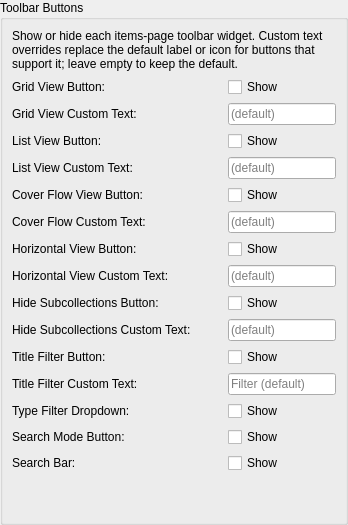
<?xml version="1.0" encoding="UTF-8"?>
<ui version="4.0">
 <class>ToolbarPanel</class>
 <widget class="QWidget" name="ToolbarPanel">
  <layout class="QVBoxLayout" name="rootLayout">
   <property name="leftMargin"><number>0</number></property>
   <property name="topMargin"><number>0</number></property>
   <property name="rightMargin"><number>0</number></property>
   <property name="bottomMargin"><number>0</number></property>
   <item>
    <widget class="QGroupBox" name="toolbarGroupBox">
     <property name="title"><string>Toolbar Buttons</string></property>
     <layout class="QVBoxLayout" name="toolbarGroupBoxLayout">
      <item>
       <widget class="QLabel" name="toolbarHelpLabel">
        <property name="wordWrap"><bool>true</bool></property>
        <property name="text"><string>Show or hide each items-page toolbar widget. Custom text overrides replace the default label or icon for buttons that support it; leave empty to keep the default.</string></property>
       </widget>
      </item>
      <item>
       <!-- Each button entry split into separate visibility checkbox row and custom text row. -->
       <layout class="QFormLayout" name="toolbarFormLayout">
        <property name="horizontalSpacing"><number>16</number></property>
        <property name="verticalSpacing"><number>6</number></property>
        <property name="labelAlignment"><set>Qt::AlignmentFlag::AlignLeft|Qt::AlignmentFlag::AlignVCenter</set></property>
        <property name="fieldGrowthPolicy"><enum>QFormLayout::FieldGrowthPolicy::FieldsStayAtSizeHint</enum></property>
        <item row="0" column="0"><widget class="QLabel" name="toolbarGridViewLabel"><property name="minimumSize"><size><width>200</width><height>0</height></size></property><property name="text"><string>Grid View Button:</string></property></widget></item>
        <item row="0" column="1"><widget class="QCheckBox" name="toolbarGridViewVisibleCheckBox"><property name="text"><string>Show</string></property></widget></item>
        <item row="1" column="0"><widget class="QLabel" name="toolbarGridViewTextLabel"><property name="minimumSize"><size><width>200</width><height>0</height></size></property><property name="text"><string>Grid View Custom Text:</string></property></widget></item>
        <item row="1" column="1"><widget class="QLineEdit" name="toolbarGridViewTextEdit"><property name="maximumWidth"><number>320</number></property><property name="placeholderText"><string>(default)</string></property><property name="toolTip"><string>Custom label or icon character; leave blank to keep the default.</string></property></widget></item>
        <item row="2" column="0"><widget class="QLabel" name="toolbarListViewLabel"><property name="minimumSize"><size><width>200</width><height>0</height></size></property><property name="text"><string>List View Button:</string></property></widget></item>
        <item row="2" column="1"><widget class="QCheckBox" name="toolbarListViewVisibleCheckBox"><property name="text"><string>Show</string></property></widget></item>
        <item row="3" column="0"><widget class="QLabel" name="toolbarListViewTextLabel"><property name="minimumSize"><size><width>200</width><height>0</height></size></property><property name="text"><string>List View Custom Text:</string></property></widget></item>
        <item row="3" column="1"><widget class="QLineEdit" name="toolbarListViewTextEdit"><property name="maximumWidth"><number>320</number></property><property name="placeholderText"><string>(default)</string></property><property name="toolTip"><string>Custom label or icon character; leave blank to keep the default.</string></property></widget></item>
        <item row="4" column="0"><widget class="QLabel" name="toolbarCoverFlowViewLabel"><property name="minimumSize"><size><width>200</width><height>0</height></size></property><property name="text"><string>Cover Flow View Button:</string></property></widget></item>
        <item row="4" column="1"><widget class="QCheckBox" name="toolbarCoverFlowViewVisibleCheckBox"><property name="text"><string>Show</string></property></widget></item>
        <item row="5" column="0"><widget class="QLabel" name="toolbarCoverFlowViewTextLabel"><property name="minimumSize"><size><width>200</width><height>0</height></size></property><property name="text"><string>Cover Flow Custom Text:</string></property></widget></item>
        <item row="5" column="1"><widget class="QLineEdit" name="toolbarCoverFlowViewTextEdit"><property name="maximumWidth"><number>320</number></property><property name="placeholderText"><string>(default)</string></property><property name="toolTip"><string>Custom label or icon character; leave blank to keep the default.</string></property></widget></item>
        <item row="6" column="0"><widget class="QLabel" name="toolbarHorizontalViewLabel"><property name="minimumSize"><size><width>200</width><height>0</height></size></property><property name="text"><string>Horizontal View Button:</string></property></widget></item>
        <item row="6" column="1"><widget class="QCheckBox" name="toolbarHorizontalViewVisibleCheckBox"><property name="text"><string>Show</string></property></widget></item>
        <item row="7" column="0"><widget class="QLabel" name="toolbarHorizontalViewTextLabel"><property name="minimumSize"><size><width>200</width><height>0</height></size></property><property name="text"><string>Horizontal View Custom Text:</string></property></widget></item>
        <item row="7" column="1"><widget class="QLineEdit" name="toolbarHorizontalViewTextEdit"><property name="maximumWidth"><number>320</number></property><property name="placeholderText"><string>(default)</string></property><property name="toolTip"><string>Custom label or icon character; leave blank to keep the default.</string></property></widget></item>
        <item row="8" column="0"><widget class="QLabel" name="toolbarHideSubcollectionsLabel"><property name="minimumSize"><size><width>200</width><height>0</height></size></property><property name="text"><string>Hide Subcollections Button:</string></property></widget></item>
        <item row="8" column="1"><widget class="QCheckBox" name="toolbarHideSubcollectionsVisibleCheckBox"><property name="text"><string>Show</string></property></widget></item>
        <item row="9" column="0"><widget class="QLabel" name="toolbarHideSubcollectionsTextLabel"><property name="minimumSize"><size><width>200</width><height>0</height></size></property><property name="text"><string>Hide Subcollections Custom Text:</string></property></widget></item>
        <item row="9" column="1"><widget class="QLineEdit" name="toolbarHideSubcollectionsTextEdit"><property name="maximumWidth"><number>320</number></property><property name="placeholderText"><string>(default)</string></property><property name="toolTip"><string>Custom label or icon character; leave blank to keep the default.</string></property></widget></item>
        <item row="10" column="0"><widget class="QLabel" name="toolbarTitleFilterLabel"><property name="minimumSize"><size><width>200</width><height>0</height></size></property><property name="text"><string>Title Filter Button:</string></property></widget></item>
        <item row="10" column="1"><widget class="QCheckBox" name="toolbarTitleFilterVisibleCheckBox"><property name="text"><string>Show</string></property></widget></item>
        <item row="11" column="0"><widget class="QLabel" name="toolbarTitleFilterTextLabel"><property name="minimumSize"><size><width>200</width><height>0</height></size></property><property name="text"><string>Title Filter Custom Text:</string></property></widget></item>
        <item row="11" column="1"><widget class="QLineEdit" name="toolbarTitleFilterTextEdit"><property name="maximumWidth"><number>320</number></property><property name="placeholderText"><string>Filter (default)</string></property><property name="toolTip"><string>Custom label for the title-filter button; leave blank to keep the default.</string></property></widget></item>
        <item row="12" column="0"><widget class="QLabel" name="toolbarTypeFilterLabel"><property name="minimumSize"><size><width>200</width><height>0</height></size></property><property name="text"><string>Type Filter Dropdown:</string></property></widget></item>
        <item row="12" column="1"><widget class="QCheckBox" name="toolbarTypeFilterVisibleCheckBox"><property name="text"><string>Show</string></property></widget></item>
        <item row="13" column="0"><widget class="QLabel" name="toolbarSearchModeLabel"><property name="minimumSize"><size><width>200</width><height>0</height></size></property><property name="text"><string>Search Mode Button:</string></property></widget></item>
        <item row="13" column="1"><widget class="QCheckBox" name="toolbarSearchModeVisibleCheckBox"><property name="text"><string>Show</string></property></widget></item>
        <item row="14" column="0"><widget class="QLabel" name="toolbarSearchBarLabel"><property name="minimumSize"><size><width>200</width><height>0</height></size></property><property name="text"><string>Search Bar:</string></property></widget></item>
        <item row="14" column="1"><widget class="QCheckBox" name="toolbarSearchBarVisibleCheckBox"><property name="text"><string>Show</string></property></widget></item>
       </layout>
      </item>
      <item>
       <spacer name="toolbarVerticalSpacer">
        <property name="orientation"><enum>Qt::Orientation::Vertical</enum></property>
        <property name="sizeHint" stdset="0"><size><width>20</width><height>40</height></size></property>
       </spacer>
      </item>
     </layout>
    </widget>
   </item>
  </layout>
 </widget>
 <resources/>
 <connections/>
</ui>
